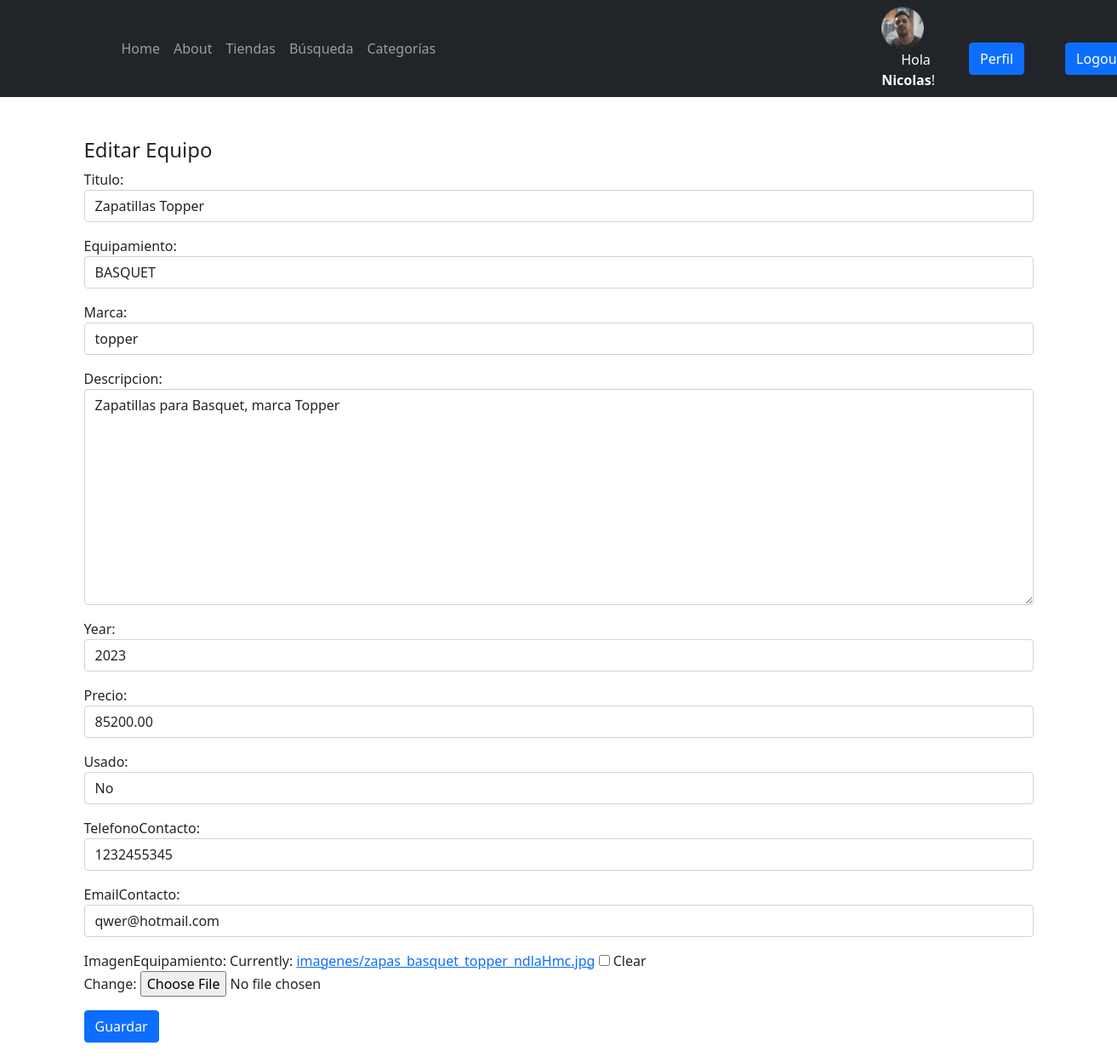
Screenshot of /basquetEdicion/24/ (signed in) with the database file from the repository.
### EntrenamientoApp/models.py (models this page shows, shortened)
class Profile(models.Model):
    user = models.OneToOneField(User, null=True, on_delete=models.CASCADE)
    bio = models.TextField()
    profile_pic = models.ImageField(null=True, blank=True, upload_to='avatares/')
    website_url = models.CharField(max_length=255, null=True, blank=True)
    facebook_url = models.CharField(max_length=255, null=True, blank=True)
    twitter_url = models.CharField(max_length=255, null=True, blank=True)
    instagram_url = models.CharField(max_length=255, null=True, blank=True)

class Equipamiento(models.Model):
    equipamientoSeleccion = (
    ('gym','GYM'),
    ('funcional', 'FUNCIONAL'),
    ('futbol','FUTBOL'),
    ('boxeo','BOXEO'),
    ('basquet','BASQUET'),
    ('otro', 'Otro'),
    )
    usuario = models.ForeignKey(User, on_delete=models.CASCADE, null=True, blank=True)
    titulo = models.CharField(max_length=200)
    equipamiento = models.CharField(max_length=15, choices=equipamientoSeleccion, default='gym')
    marca = models.CharField(max_length=40)
    descripcion = models.TextField(null=True, blank=True)
    year = models.IntegerField()
    precio = models.DecimalField(max_digits=10, decimal_places=2)
    usado = models.BooleanField()
    fechaPublicacion = models.DateTimeField(auto_now_add=True)
    telefonoContacto = models.IntegerField()
    emailContacto = models.EmailField()
    imagenEquipamiento = models.ImageField(null=True, blank=True, upload_to="imagenes/")
    class Meta:
        ordering = ['usuario', '-fechaPublicacion']

### EntrenamientoApp/views.py (the view)
# urls.py: path('basquetEdicion/<int:pk>/', BasquetUpdate.as_view(), name='basquet_editar'),
class BasquetUpdate(LoginRequiredMixin, UpdateView):
    model = Equipamiento
    form_class = ActualizacionEquipamiento
    success_url = reverse_lazy('basquets')
    context_object_name = 'basquet'
    template_name = 'EntrenamientoApp/basquetEdicion.html'

### EntrenamientoApp/forms.py
class ActualizacionEquipamiento(forms.ModelForm):
    class Meta:
        model = Equipamiento
        fields = ('titulo', 'equipamiento', 'marca', 'descripcion', 'year', 'precio', 'usado', 'telefonoContacto', 'emailContacto', 'imagenEquipamiento')
        widgets = {
            'titulo' : forms.TextInput(attrs={'class': 'form-control'}),
            'equipamiento' : forms.Select(attrs={'class': 'form-control'}),
            'marca' : forms.TextInput(attrs={'class': 'form-control'}),
            'descripcion' : forms.Textarea(attrs={'class': 'form-control'}),
            'year' : forms.TextInput(attrs={'class': 'form-control'}),
            'precio' : forms.TextInput(attrs={'class': 'form-control'}),
            'usado' : forms.NullBooleanSelect(attrs={'class': 'form-control'}),
            'telefonoContacto' : forms.TextInput(attrs={'class': 'form-control'}),
            'emailContacto' : forms.TextInput(attrs={'class': 'form-control'}),
        }

### EntrenamientoApp/templates/EntrenamientoApp/basquetEdicion.html
{% extends 'EntrenamientoApp/home.html' %}
{% block content %}
<br>
<br>
{% if user.id == basquet.usuario.id %}
<div class="container">
    <h4>Editar Equipo</h4>
</div>
<div class="container">
    <div class="form-group">
        <form method="post" enctype="multipart/form-data">{% csrf_token %}
            {{ form.as_p }}
            <button type="submit" class="btn btn-primary">Guardar</button>
        </form>
    </div>
</div>
<br>
{% else %}
<div class="container">
<h4>No tienes acceso a esta pagina!</h4>
</div>
{% endif %}
{% endblock %}

### EntrenamientoApp/templates/EntrenamientoApp/home.html (shortened to what this page needs)
<!DOCTYPE html>
<html lang="en">
    {% load static %}
    <head>
        <link href="https://cdn.jsdelivr.net/npm/bootstrap-icons@1.5.0/font/bootstrap-icons.css" rel="stylesheet" />
        <link href="{% static 'EntrenamientoApp/css/styles.css' %}" rel="stylesheet" />
        <link href="{% static 'EntrenamientoApp/css/carrusel.css' %}" rel="stylesheet" />
    </head>
    <body class="d-flex flex-column h-100">
        <main class="flex-shrink-0">
            <nav class="navbar navbar-expand-lg navbar-dark bg-dark">
                <div class="container px-5">
                    <div class="collapse navbar-collapse" id="navbarSupportedContent">
                        <ul class="navbar-nav ms-auto mb-2 mb-lg-0">
                            <li class="nav-item"><a class="nav-link" href="/">Home</a></li>
                            <li class="nav-item"><a class="nav-link" href="{% url 'about' %}">About</a></li>
                            <li class="nav-item"><a class="nav-link" href="#features">Tiendas</a></li>
                            <li class="nav-item"><a class="nav-link" href="#buscar">Búsqueda</a>
                            <li class="nav-item"><a class="nav-link" href="#carouselExampleControls">Categorías</a>
                        </ul>                        <div class="container"></div>
                    {% if request.user.is_authenticated %}
                        {% if user.profile.profile_pic %}
                        <div class="container">
                            <img src="{{ user.profile.profile_pic.url }}" width="50" height="50" class="rounded-circle"/>
                        {% else %}
                            <img src="{% static 'avatares/default_user_perfil.png' %}" width="50" height="50" class="rounded-circle ml-auto" alt="...">
                        {% endif %}
                        <li class="nav-item">
                          <span class="text-light">Hola <strong>{{request.user.first_name}}</strong>!</span>
                        </li>
                        </div>
                        <div class="container">
                            <div class="d-grid gap-2 d-md-flex justify-content-md-end">
                                <li class="nav-item">
                                <a class="nav-link" href="{% url 'editar_perfil' %}"><button class="btn btn-primary me-md-2" type="button">Perfil</button></a>
                                </li>
                                <li class="nav-item">
                                <a class="nav-link" href="{% url 'logout' %}"><button class="btn btn-primary" type="button">Logout</button></a>
                                </li>
                            </div>
                        </div>
                      {% endif %}
                    </div>
                </div>
            </nav>
            {% block content %}{% endblock %}

### rows the page displays
Equipamiento: titulo "Zapatillas Topper", equipamiento "BASQUET", marca "topper", descripcion "Zapatillas para Basquet, marca Topper", year "2023", precio "85200.00", usado "No", telefonoContacto "1232455345", emailContacto "qwer@hotmail.com"

### other values shown
{{ request.user.first_name }} "Nicolas"
